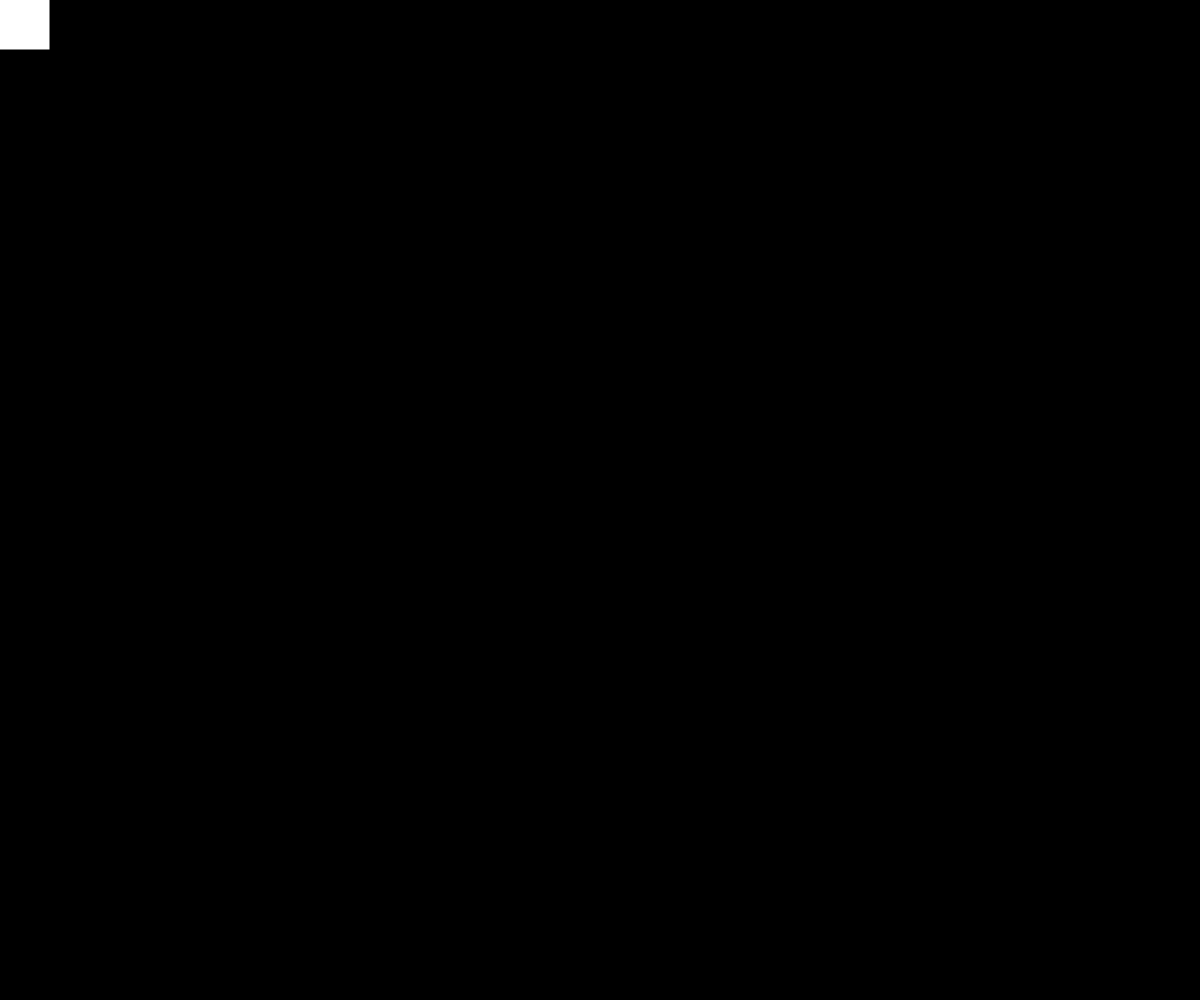
Frame 1 (no input)
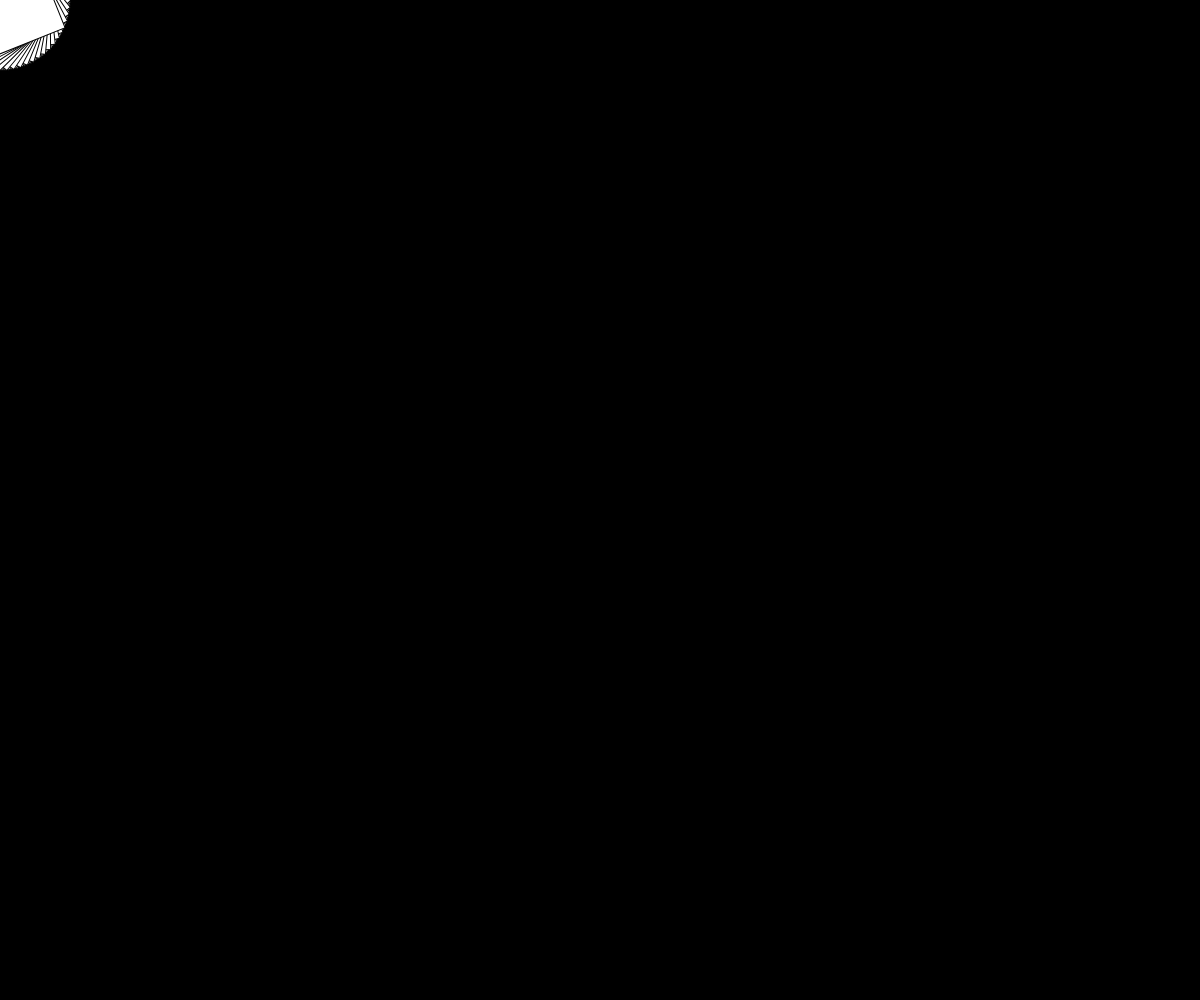
Frame 60 (no input)
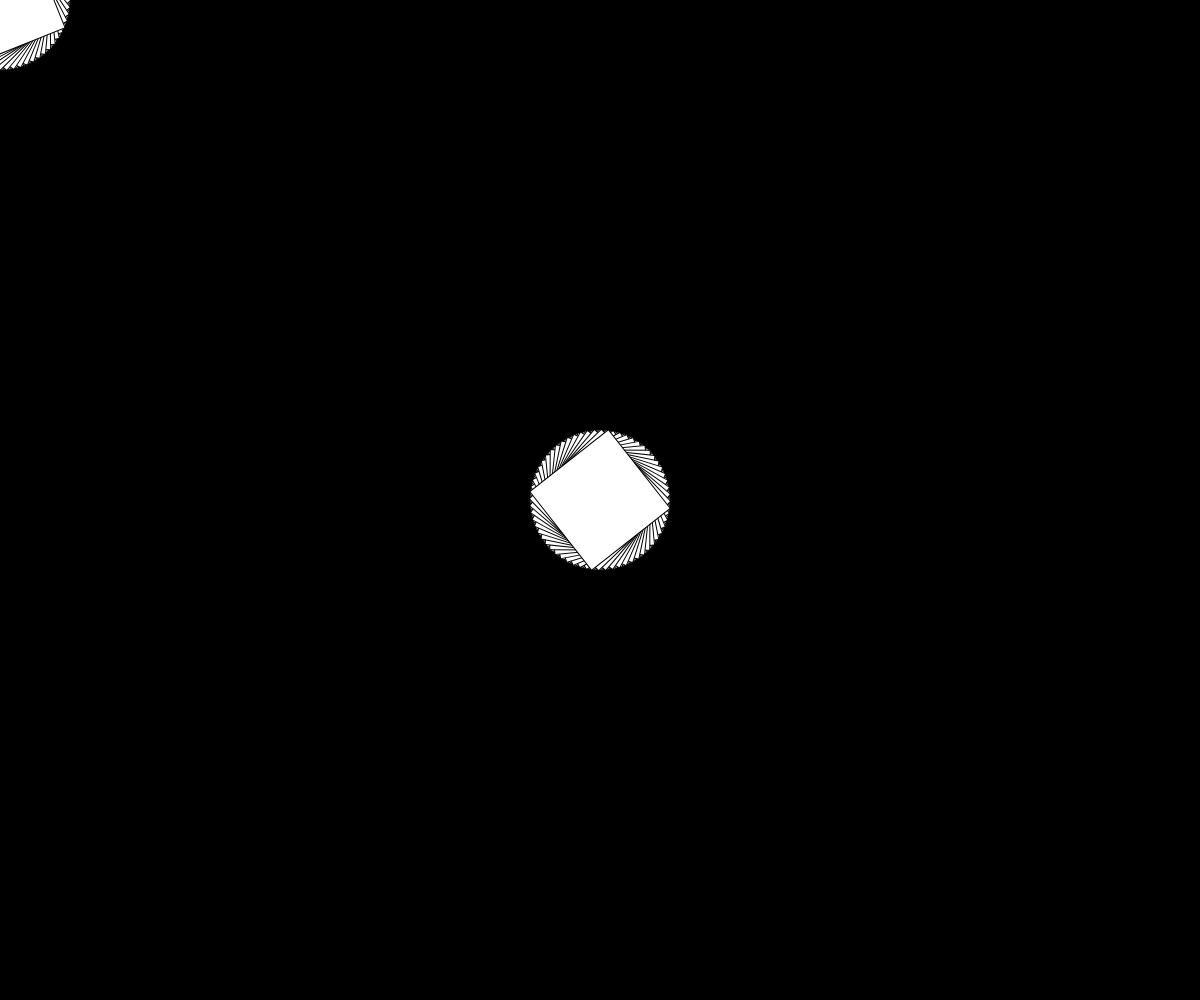
Frame 120 (the mouse pressed at the canvas centre since frame 60)

The p5.js sketch that drew these frames (run headless with seeded random() and noise() and a simulated clock; from frame 60 on, the mouse is pressed at the canvas centre):

// p5.js sketch
// ── sketch.js
let angle = 0;

function setup() {
  createCanvas(windowWidth, windowHeight);
  background(0);
  
}

function draw() {
  //background(0);
  fill(255);
  translate(mouseX, mouseY);

  //angle = map(mouseX, 0, width, 0, 2*PI);
  rotate(angle);
  
  rectMode(CENTER);
  rect(0, 0, 100, 100);
  angle += 0.1;
}
